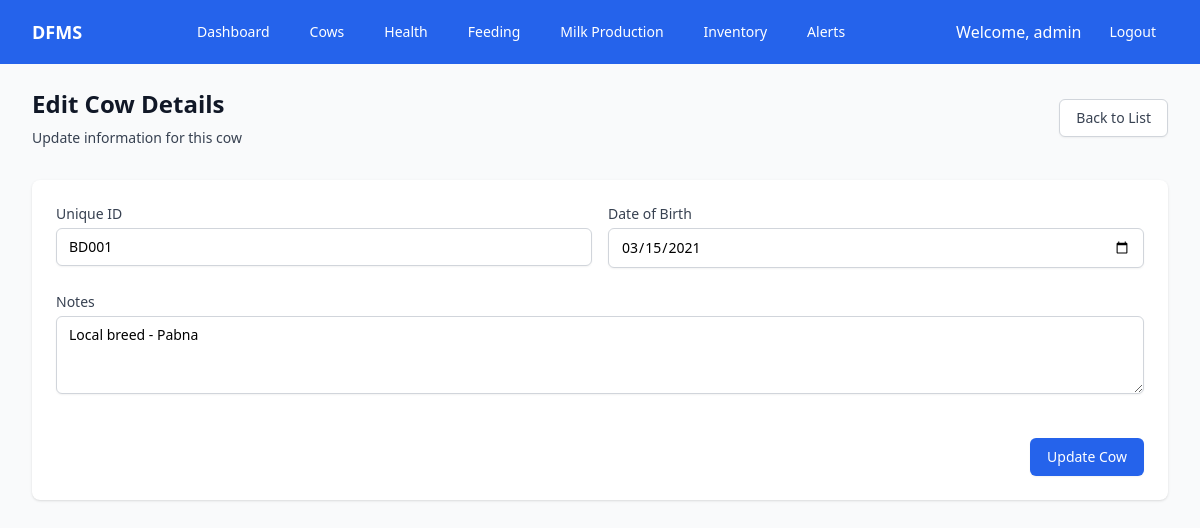
Page /modules/cows/edit.php?id=2 (signed in) on the committed database.
### tables this page shows
CREATE TABLE cows (
    cow_id INT AUTO_INCREMENT PRIMARY KEY,
    unique_id VARCHAR(50) NOT NULL UNIQUE,
    date_of_birth DATE,
    notes TEXT
);

### modules/cows/edit.php (the view, shortened to what this page needs)
<?php
$cow_id = isset($_GET['id']) ? $_GET['id'] : null;
if ($cow_id) {
    try {
        $conn = getDBConnection();
        $stmt = $conn->prepare("SELECT * FROM cows WHERE cow_id = ?");
        $stmt->execute([$cow_id]);
        $cow = $stmt->fetch(PDO::FETCH_ASSOC);
    } catch (PDOException $e) {
        $error_message = "Database error: " . $e->getMessage();
    }
}
require_once '../../includes/header.php';
?>
<div class="py-6">
    <div class="max-w-7xl mx-auto px-4 sm:px-6 lg:px-8">
        <div class="sm:flex sm:items-center">
            <div class="sm:flex-auto">
                <h1 class="text-2xl font-semibold text-gray-900">Edit Cow Details</h1>
                <p class="mt-2 text-sm text-gray-700">Update information for this cow</p>
            </div>
            <div class="mt-4 sm:mt-0 sm:ml-16 sm:flex-none">
                <a href="index.php" class="inline-flex items-center px-4 py-2 border border-gray-300 rounded-md shadow-sm text-sm font-medium text-gray-700 bg-white hover:bg-gray-50">
                    Back to List
                </a>
            </div>
        </div>
        <?php if ($cow): ?>
            <div class="mt-8 bg-white shadow rounded-lg">
                <form method="POST" action="" class="space-y-6 p-6">
                    <div class="grid grid-cols-1 gap-y-6 gap-x-4 sm:grid-cols-2">
                        <div>
                            <label for="unique_id" class="block text-sm font-medium text-gray-700">Unique ID</label>
                            <input type="text" id="unique_id" name="unique_id"
                                value="<?php echo htmlspecialchars($cow['unique_id']); ?>" required
                                class="mt-1 block w-full border border-gray-300 rounded-md shadow-sm py-2 px-3 focus:outline-none focus:ring-blue-500 focus:border-blue-500 sm:text-sm">
                        </div>
                        <div>
                            <label for="dob" class="block text-sm font-medium text-gray-700">Date of Birth</label>
                            <input type="date" id="dob" name="dob"
                                value="<?php echo htmlspecialchars($cow['date_of_birth']); ?>" required
                                class="mt-1 block w-full border border-gray-300 rounded-md shadow-sm py-2 px-3 focus:outline-none focus:ring-blue-500 focus:border-blue-500 sm:text-sm">
                        </div>
                        <div class="sm:col-span-2">
                            <label for="notes" class="block text-sm font-medium text-gray-700">Notes</label>
                            <textarea id="notes" name="notes" rows="3"
                                class="mt-1 block w-full border border-gray-300 rounded-md shadow-sm py-2 px-3 focus:outline-none focus:ring-blue-500 focus:border-blue-500 sm:text-sm"
                            ><?php echo htmlspecialchars($cow['notes']); ?></textarea>
                        </div>
                    </div>
                    <div class="flex justify-end pt-5">
                        <button type="submit"
                            class="ml-3 inline-flex justify-center py-2 px-4 border border-transparent shadow-sm text-sm font-medium rounded-md text-white bg-blue-600 hover:bg-blue-700 focus:outline-none focus:ring-2 focus:ring-offset-2 focus:ring-blue-500">
                            Update Cow
                        </button>
                    </div>
                </form>
            </div>
        <?php endif; ?>
    </div>
</div>

### rows in the picture
cows: unique_id "BD001", dob "03/15/2021", notes "Local breed - Pabna"

### other values in the picture
$label "Dashboard"
$label "Cows"
$label "Health"
$label "Feeding"
$label "Milk Production"
$label "Inventory"
$label "Alerts"
$_SESSION['username'] "admin"
